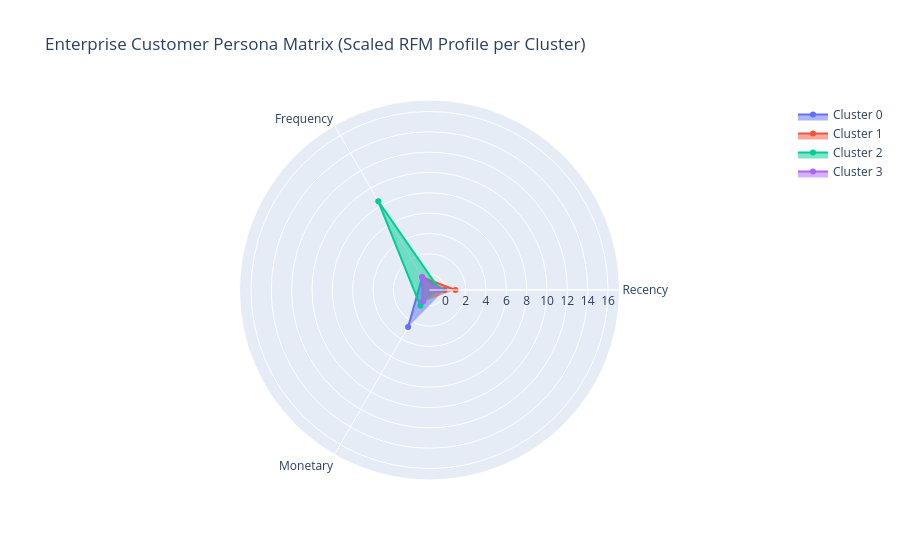

The code cell stored with this chart in its notebook:
### Code cell
import plotly.graph_objects as go

# Append cluster assignments back to the scaled data to get the true scaled averages
df_scaled['Cluster'] = df_rfm_clean['KMeans_Cluster']
cluster_summary = df_scaled.groupby('Cluster').mean().reset_index()

categories = ['Recency', 'Frequency', 'Monetary']

fig = go.Figure()

# Map out a colored vector tracing each consumer profile
colors = ['#636EFA', '#EF553B', '#00CC96', '#AB63FA']

for i in range(len(cluster_summary)):
    fig.add_trace(go.Scatterpolar(
        r=[cluster_summary.loc[i, 'Recency'], cluster_summary.loc[i, 'Frequency'], cluster_summary.loc[i, 'Monetary']],
        theta=categories,
        fill='toself',
        name=f'Cluster {i}',
        line=dict(color=colors[i])
    ))

fig.update_layout(
    polar=dict(radialaxis=dict(visible=True, range=[df_scaled[categories].min().min(), df_scaled[categories].max().max()])),
    showlegend=True,
    title="Enterprise Customer Persona Matrix (Scaled RFM Profile per Cluster)"
)
fig.show()

### Figure 1 — Plotly figure (JSON) as saved in the notebook; plotly's stock layout.template omitted (floating-point values rounded to 4 significant figures)
{"data": [{"fill": "toself", "line": {"color": "#636EFA"}, "name": "Cluster 0", "r": [-0.0831, -0.1172, 2.656], "theta": ["Recency", "Frequency", "Monetary"], "type": "scatterpolar"}, {"fill": "toself", "line": {"color": "#EF553B"}, "name": "Cluster 1", "r": [1.005, -0.1172, -0.2358], "theta": ["Recency", "Frequency", "Monetary"], "type": "scatterpolar"}, {"fill": "toself", "line": {"color": "#00CC96"}, "name": "Cluster 2", "r": [-0.5337, 8.519, 0.2449], "theta": ["Recency", "Frequency", "Monetary"], "type": "scatterpolar"}, {"fill": "toself", "line": {"color": "#AB63FA"}, "name": "Cluster 3", "r": [-0.717, -0.1172, -0.2446], "theta": ["Recency", "Frequency", "Monetary"], "type": "scatterpolar"}], "layout": {"polar": {"radialaxis": {"range": [-1.555, 17.13], "visible": true}}, "showlegend": true, "title": {"text": "Enterprise Customer Persona Matrix (Scaled RFM Profile per Cluster)"}}}
